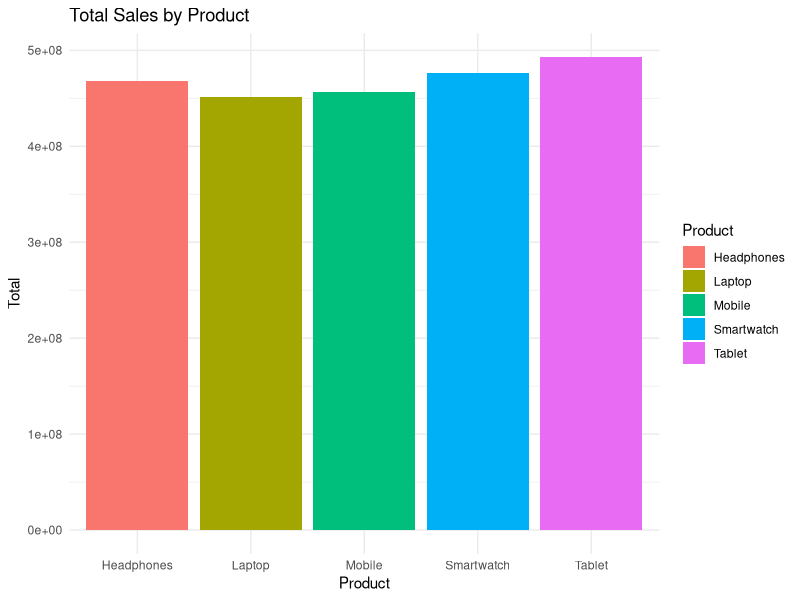
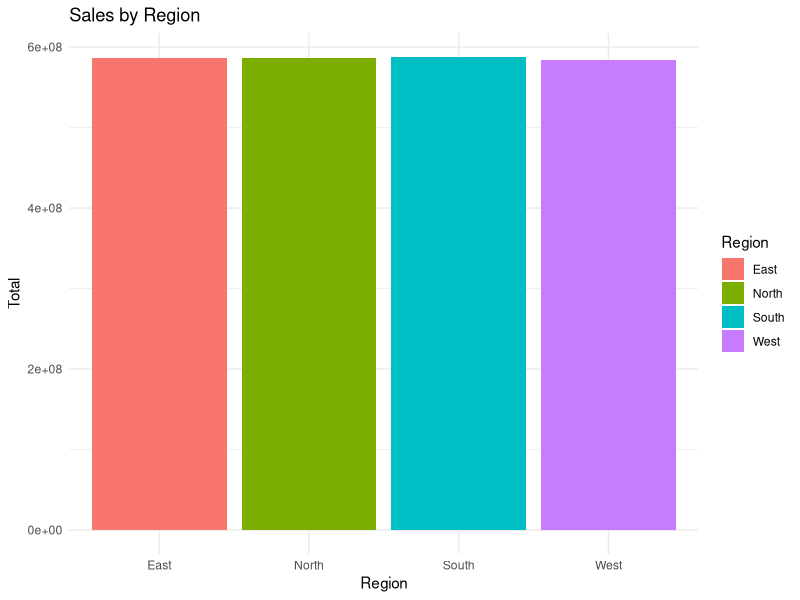
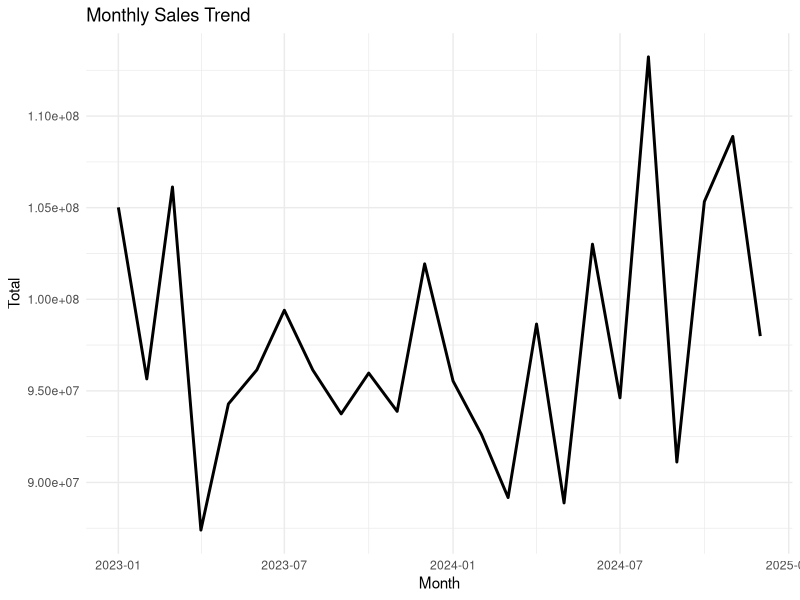
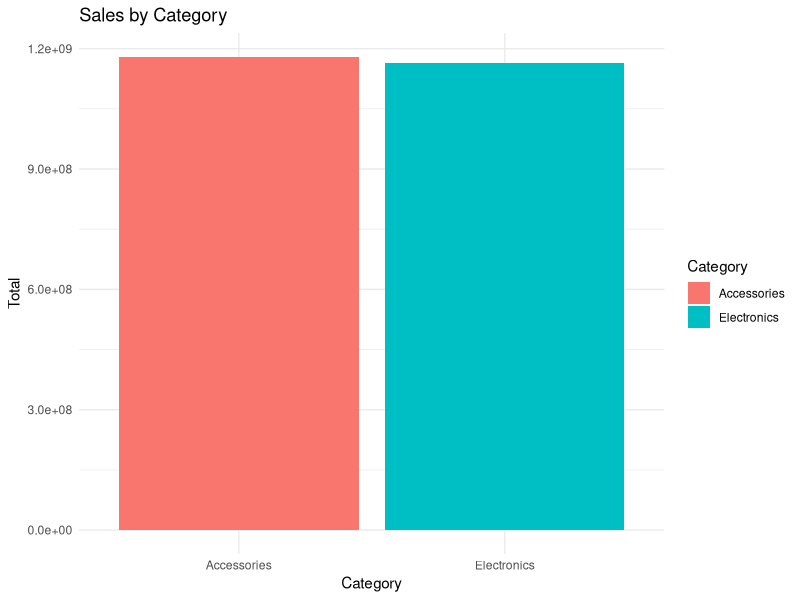

These charts were generated, in order, by the following R code:
# ==============================
# 📦 INSTALL & LOAD LIBRARIES
# ==============================
install.packages("dplyr")
install.packages("ggplot2")
install.packages("lubridate")

library(dplyr)
library(ggplot2)
library(lubridate)

# ==============================
# 📂 CREATE BIG SALES DATASET
# ==============================
set.seed(123)

n <- 10000   # BIG DATA (10,000 rows)

sales <- data.frame(
  Order_ID = 1:n,
  Date = sample(seq(as.Date("2023-01-01"), as.Date("2024-12-31"), by="day"), n, replace = TRUE),
  Product = sample(c("Laptop", "Mobile", "Tablet", "Headphones", "Smartwatch"), n, replace = TRUE),
  Category = sample(c("Electronics", "Accessories"), n, replace = TRUE),
  Region = sample(c("North", "South", "East", "West"), n, replace = TRUE),
  Quantity = sample(1:10, n, replace = TRUE),
  Price = sample(seq(5000, 80000, by = 1000), n, replace = TRUE)
)

# Add Revenue column
sales <- sales %>%
  mutate(Total_Sales = Quantity * Price)

# View data
head(sales)

# ==============================
# 📊 BASIC ANALYSIS
# ==============================
total_revenue <- sum(sales$Total_Sales)
avg_sales <- mean(sales$Total_Sales)

print(paste("Total Revenue:", total_revenue))
print(paste("Average Sale Value:", avg_sales))

# ==============================
# 🏆 PRODUCT PERFORMANCE
# ==============================
product_sales <- sales %>%
  group_by(Product) %>%
  summarise(Total = sum(Total_Sales), .groups = 'drop')

print(product_sales)

ggplot(product_sales, aes(x = Product, y = Total, fill = Product)) +
  geom_bar(stat = "identity") +
  labs(title = "Total Sales by Product") +
  theme_minimal()

# ==============================
# 🌍 REGION ANALYSIS
# ==============================
region_sales <- sales %>%
  group_by(Region) %>%
  summarise(Total = sum(Total_Sales), .groups = 'drop')

print(region_sales)

ggplot(region_sales, aes(x = Region, y = Total, fill = Region)) +
  geom_bar(stat = "identity") +
  labs(title = "Sales by Region") +
  theme_minimal()

# ==============================
# 📅 MONTHLY SALES TREND
# ==============================
sales$Month <- floor_date(sales$Date, "month")

monthly_sales <- sales %>%
  group_by(Month) %>%
  summarise(Total = sum(Total_Sales), .groups = 'drop')

ggplot(monthly_sales, aes(x = Month, y = Total)) +
  geom_line(size = 1) +
  labs(title = "Monthly Sales Trend") +
  theme_minimal()

# ==============================
# 📊 CATEGORY ANALYSIS
# ==============================
category_sales <- sales %>%
  group_by(Category) %>%
  summarise(Total = sum(Total_Sales), .groups = 'drop')

ggplot(category_sales, aes(x = Category, y = Total, fill = Category)) +
  geom_bar(stat = "identity") +
  labs(title = "Sales by Category") +
  theme_minimal()

# ==============================
# 💾 SAVE DATA
# ==============================
write.csv(sales, "big_sales_data.csv", row.names = FALSE)
